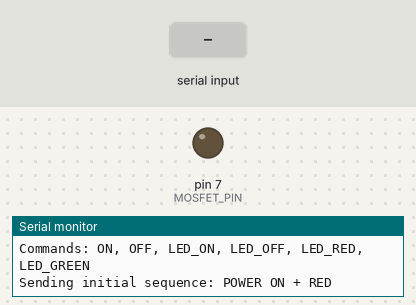
The sketch below on a simulated Arduino Uno, built with avr-gcc and run on an emulated ATmega328P. Shown: output pins drawn as LEDs (lit = HIGH), the last lines printed to the serial monitor. The inputs (shaded band) are chosen by the test bench.

Above: at 1.5 s.
1.6 s: "ON\n" received over Serial
At 2.0 s:
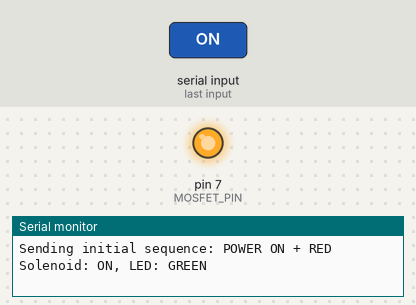
3.1 s: "OFF\n" received over Serial
At 4.4 s:
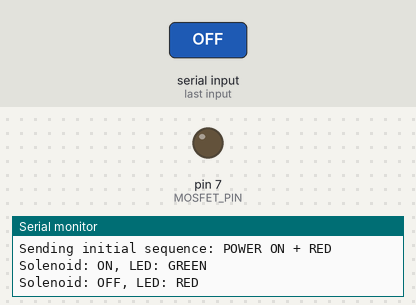
Timing chart, 0 to 6.1 s (numbered marks = the images above; inputs shaded):
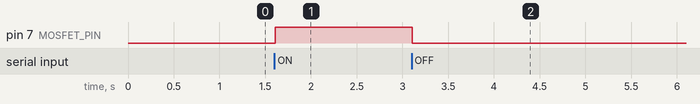

The sketch:

solenoid_arduino.ino
```cpp
#include <IRremote.hpp>

#define IR_SEND_PIN 8  // LED strip control pin
#define MOSFET_PIN 7   // Solenoid control pin

struct IrCmd {
  uint16_t address;
  uint8_t command;
  const char *name;
};

IrCmd seq[] = {
  {0xEF00, 0x2,  "POWER OFF"},
  {0xEF00, 0x3,  "POWER ON"},
  {0xEF00, 0x4,  "RED"},
  {0xEF00, 0x5,  "GREEN"}
};

const int cmdCount = sizeof(seq) / sizeof(seq[0]);
bool systemInitialized = false;

void setup() {
  pinMode(MOSFET_PIN, OUTPUT);
  digitalWrite(MOSFET_PIN, LOW);

  // Initialize serial communication
  Serial.begin(9600);

  // Initialize IR sender
  IrSender.begin(IR_SEND_PIN, ENABLE_LED_FEEDBACK);

  // Wait for serial connection (optional, for debugging)
  while (!Serial) {
    ; // wait for serial port to connect
  }

  Serial.println("Solenoid & LED Controller Ready");
  Serial.println("Commands: ON, OFF, LED_ON, LED_OFF, LED_RED, LED_GREEN");

  // Send initial sequence: Power On + Red
  sendInitialSequence();
}

void loop() {
  // Check for serial commands
  if (Serial.available() > 0) {
    String command = Serial.readStringUntil('\n');
    command.trim(); // Remove whitespace

    if (command == "ON") {
      digitalWrite(MOSFET_PIN, HIGH); // solenoid ON
      sendLEDCommand("GREEN"); // Send Green when solenoid ON
      Serial.println("Solenoid: ON, LED: GREEN");
    }
    else if (command == "OFF") {
      digitalWrite(MOSFET_PIN, LOW);  // solenoid OFF
      sendLEDCommand("RED"); // Send Red when solenoid OFF
      Serial.println("Solenoid: OFF, LED: RED");
    }
    else if (command == "LED_ON") {
      sendLEDCommand("POWER_ON");
      Serial.println("LED: POWER ON");
    }
    else if (command == "LED_OFF") {
      sendLEDCommand("POWER_OFF");
      Serial.println("LED: POWER OFF");
    }
    else if (command == "LED_RED") {
      sendLEDCommand("RED");
      Serial.println("LED: RED");
    }
    else if (command == "LED_GREEN") {
      sendLEDCommand("GREEN");
      Serial.println("LED: GREEN");
    }
    else {
      Serial.println("Unknown command: " + command);
    }
  }

  // Small delay to prevent overwhelming the serial buffer
  delay(10);
}

void sendInitialSequence() {
  // Send Power On + Red immediately on startup
  Serial.println("Sending initial sequence: POWER ON + RED");
  IrSender.sendNEC(seq[1].address, seq[1].command, 0); // POWER ON
  delay(100); // Small delay between commands
  IrSender.sendNEC(seq[2].address, seq[2].command, 0); // RED
  systemInitialized = true;
}

void sendLEDCommand(const char* command) {
  if (strcmp(command, "POWER_ON") == 0) {
    IrSender.sendNEC(seq[1].address, seq[1].command, 0);
  }
  else if (strcmp(command, "POWER_OFF") == 0) {
    IrSender.sendNEC(seq[0].address, seq[0].command, 0);
  }
  else if (strcmp(command, "RED") == 0) {
    IrSender.sendNEC(seq[2].address, seq[2].command, 0);
  }
  else if (strcmp(command, "GREEN") == 0) {
    IrSender.sendNEC(seq[3].address, seq[3].command, 0);
  }
}
```

Measured:
- after the input at 1.6 s, pin 7 (MOSFET_PIN): LOW → HIGH at once
- after the input at 3.1 s, pin 7 (MOSFET_PIN): HIGH → LOW at once
